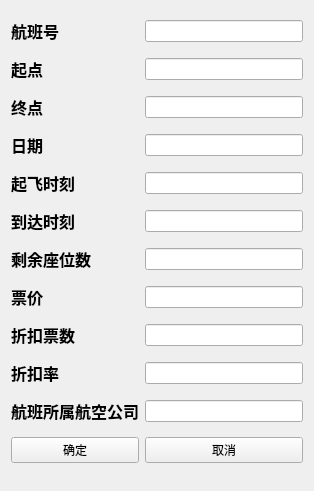
<?xml version="1.0" encoding="UTF-8"?>
<ui version="4.0">
 <class>adddata</class>
 <widget class="QWidget" name="adddata">
  <property name="geometry">
   <rect>
    <x>0</x>
    <y>0</y>
    <width>314</width>
    <height>491</height>
   </rect>
  </property>
  <property name="windowTitle">
   <string>Form</string>
  </property>
  <layout class="QGridLayout" name="gridLayout">
   <item row="0" column="0">
    <widget class="QLabel" name="label_11">
     <property name="font">
      <font>
       <pointsize>12</pointsize>
       <weight>75</weight>
       <bold>true</bold>
      </font>
     </property>
     <property name="text">
      <string>航班号</string>
     </property>
    </widget>
   </item>
   <item row="0" column="1">
    <widget class="QLineEdit" name="lineEdit_a"/>
   </item>
   <item row="1" column="0">
    <widget class="QLabel" name="label">
     <property name="font">
      <font>
       <pointsize>12</pointsize>
       <weight>75</weight>
       <bold>true</bold>
      </font>
     </property>
     <property name="text">
      <string>起点</string>
     </property>
    </widget>
   </item>
   <item row="1" column="1">
    <widget class="QLineEdit" name="lineEdit_b"/>
   </item>
   <item row="2" column="0">
    <widget class="QLabel" name="label_2">
     <property name="font">
      <font>
       <pointsize>12</pointsize>
       <weight>75</weight>
       <bold>true</bold>
      </font>
     </property>
     <property name="text">
      <string>终点</string>
     </property>
    </widget>
   </item>
   <item row="2" column="1">
    <widget class="QLineEdit" name="lineEdit_c"/>
   </item>
   <item row="3" column="0">
    <widget class="QLabel" name="label_3">
     <property name="font">
      <font>
       <pointsize>12</pointsize>
       <weight>75</weight>
       <bold>true</bold>
      </font>
     </property>
     <property name="text">
      <string>日期</string>
     </property>
    </widget>
   </item>
   <item row="3" column="1">
    <widget class="QLineEdit" name="lineEdit_d"/>
   </item>
   <item row="4" column="0">
    <widget class="QLabel" name="label_4">
     <property name="font">
      <font>
       <pointsize>12</pointsize>
       <weight>75</weight>
       <bold>true</bold>
      </font>
     </property>
     <property name="text">
      <string>起飞时刻</string>
     </property>
    </widget>
   </item>
   <item row="4" column="1">
    <widget class="QLineEdit" name="lineEdit_e"/>
   </item>
   <item row="5" column="0">
    <widget class="QLabel" name="label_5">
     <property name="font">
      <font>
       <pointsize>12</pointsize>
       <weight>75</weight>
       <bold>true</bold>
      </font>
     </property>
     <property name="text">
      <string>到达时刻</string>
     </property>
    </widget>
   </item>
   <item row="5" column="1">
    <widget class="QLineEdit" name="lineEdit_f"/>
   </item>
   <item row="6" column="0">
    <widget class="QLabel" name="label_6">
     <property name="font">
      <font>
       <pointsize>12</pointsize>
       <weight>75</weight>
       <bold>true</bold>
      </font>
     </property>
     <property name="text">
      <string>剩余座位数</string>
     </property>
    </widget>
   </item>
   <item row="6" column="1">
    <widget class="QLineEdit" name="lineEdit_g"/>
   </item>
   <item row="7" column="0">
    <widget class="QLabel" name="label_7">
     <property name="font">
      <font>
       <pointsize>12</pointsize>
       <weight>75</weight>
       <bold>true</bold>
      </font>
     </property>
     <property name="text">
      <string>票价</string>
     </property>
    </widget>
   </item>
   <item row="7" column="1">
    <widget class="QLineEdit" name="lineEdit_h"/>
   </item>
   <item row="8" column="0">
    <widget class="QLabel" name="label_8">
     <property name="font">
      <font>
       <pointsize>12</pointsize>
       <weight>75</weight>
       <bold>true</bold>
      </font>
     </property>
     <property name="text">
      <string>折扣票数</string>
     </property>
    </widget>
   </item>
   <item row="8" column="1">
    <widget class="QLineEdit" name="lineEdit_i"/>
   </item>
   <item row="9" column="0">
    <widget class="QLabel" name="label_10">
     <property name="font">
      <font>
       <pointsize>12</pointsize>
       <weight>75</weight>
       <bold>true</bold>
      </font>
     </property>
     <property name="text">
      <string>折扣率</string>
     </property>
    </widget>
   </item>
   <item row="9" column="1">
    <widget class="QLineEdit" name="lineEdit_j"/>
   </item>
   <item row="10" column="0">
    <widget class="QLabel" name="label_9">
     <property name="font">
      <font>
       <pointsize>12</pointsize>
       <weight>75</weight>
       <bold>true</bold>
      </font>
     </property>
     <property name="text">
      <string>航班所属航空公司</string>
     </property>
    </widget>
   </item>
   <item row="10" column="1">
    <widget class="QLineEdit" name="lineEdit_k"/>
   </item>
   <item row="11" column="0">
    <widget class="QPushButton" name="pB_Y">
     <property name="text">
      <string>确定</string>
     </property>
    </widget>
   </item>
   <item row="11" column="1">
    <widget class="QPushButton" name="pB_N">
     <property name="text">
      <string>取消</string>
     </property>
    </widget>
   </item>
  </layout>
 </widget>
 <resources/>
 <connections/>
</ui>
